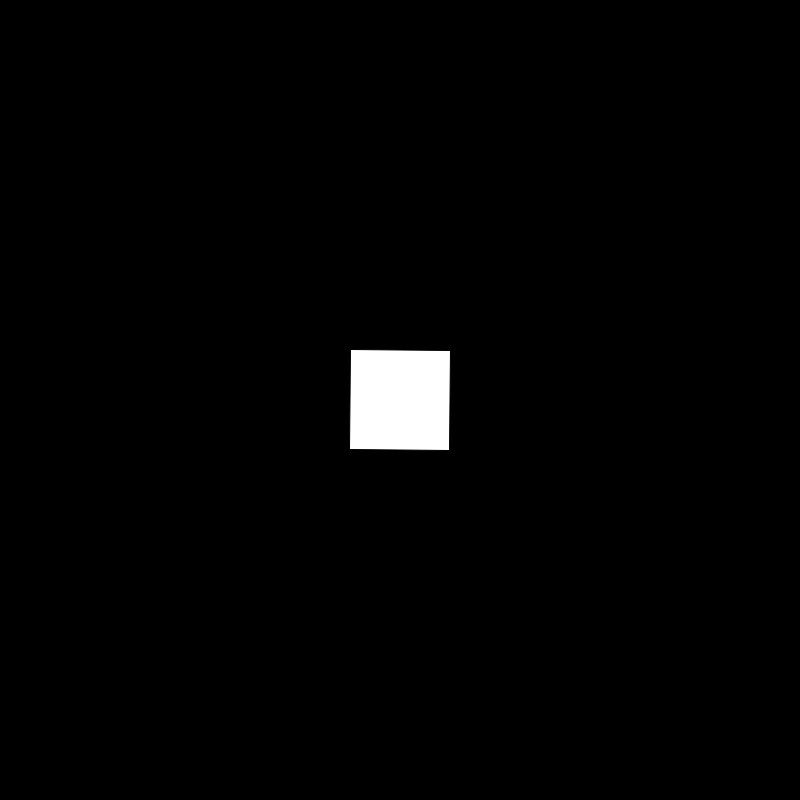
Frame 1 (no input)
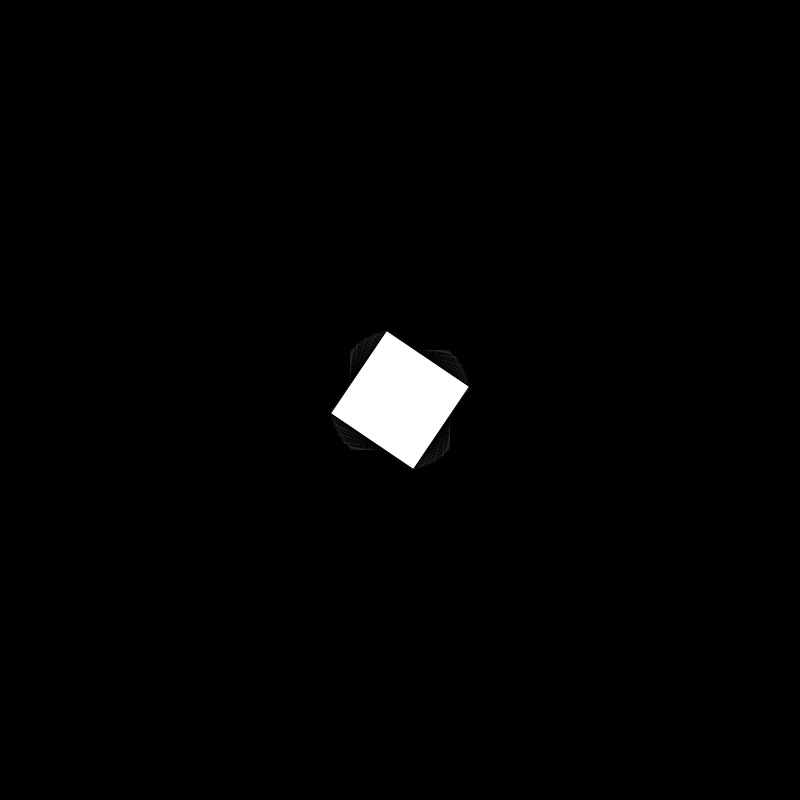
Frame 60 (the mouse pressed at the canvas centre just before this capture)
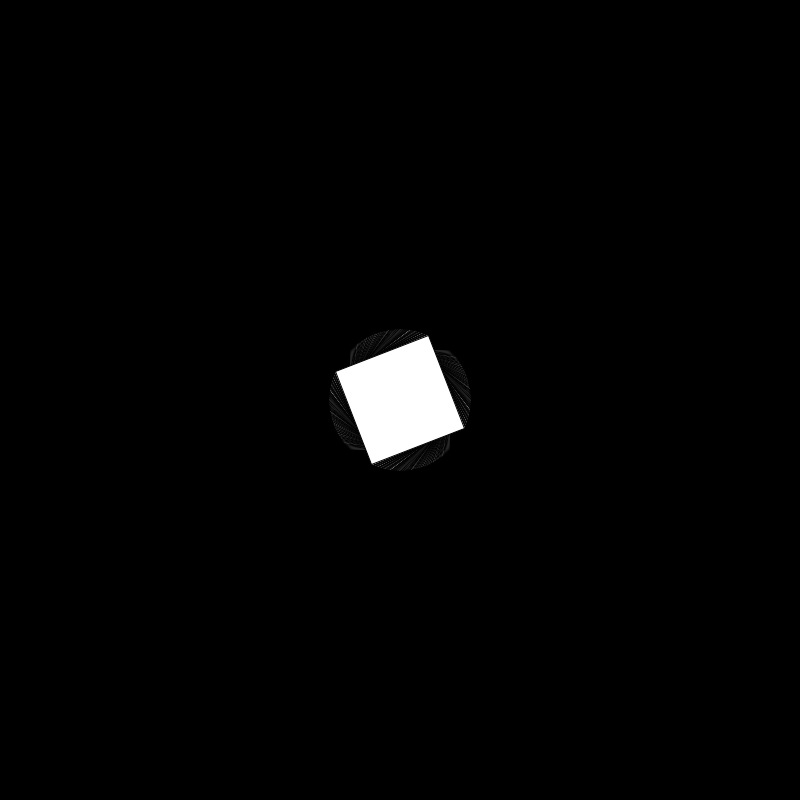
Frame 120 (the mouse held since frame 60 and released just before this capture)

The Processing sketch that drew these frames (run headless with seeded random() and noise(); from frame 60 on, the mouse is pressed at the canvas centre):

// Processing sketch: SimpleRotate
// ── SimpleRotate.pde
void setup(){
  size(800,800);
  background(0);
  rectMode(CENTER);
}


void draw(){
  
  pushMatrix();
  translate(width/2,height/2);
  rotate(frameCount*0.01);
  rect(0,0,100,100);
  
  popMatrix();
}
